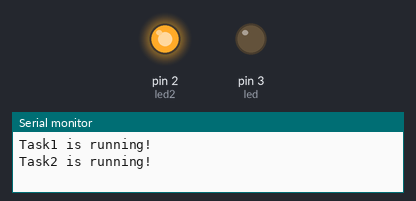
Bench run of a sketch on a simulated Arduino Uno, built with avr-gcc and run on an emulated ATmega328P. Parts: output pins drawn as LEDs (lit = HIGH), the last lines printed to the serial monitor.

Above: at 1.5 s.
At 7.4 s:
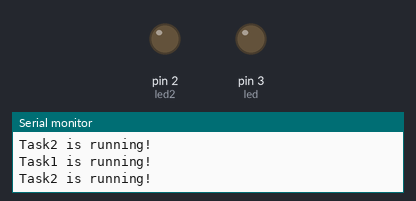
Timing chart, 0 to 9.2 s (numbered marks = the images above):
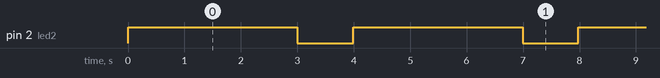

The sketch:

task_A2.ino
```cpp
#include <Arduino_FreeRTOS.h>

int led = 3;
int led2 = 2;

void task1(void *param) {
  const char *out = "Task1 is running!\n";
  uint32_t i;
  for (;;) {
    Serial.print(out);
    digitalWrite(led2, LOW);
    digitalWrite(led, HIGH);
    vTaskDelay(pdMS_TO_TICKS(3000));
    digitalWrite(led, LOW);
    vTaskDelay(pdMS_TO_TICKS(1000));
  }
}

void task2(void *param) {
  const char *out = "Task2 is running!\n";
  uint32_t i;
  for (;;) {
    Serial.print(out);
    digitalWrite(led, LOW);
    digitalWrite(led2, HIGH);
    vTaskDelay(pdMS_TO_TICKS(3000));
    digitalWrite(led2, LOW);
    vTaskDelay(pdMS_TO_TICKS(1000));
  }
}

void setup() {
  Serial.begin(9600);
  pinMode(led, OUTPUT);
  pinMode(led2, OUTPUT);

  xTaskCreate(task1, "T1", 256, NULL, 0, NULL);
  xTaskCreate(task2, "T2", 256, NULL, 1, NULL);

}

void loop() {

}
```

Measured:
- by itself, pin 2 (led2): alternates HIGH for 3.0 s and LOW for 0.99 s
